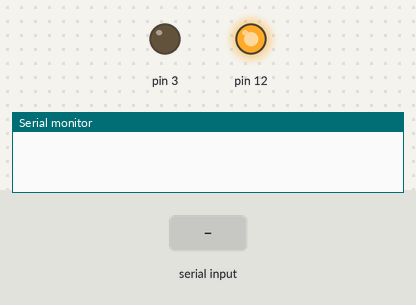
A sketch run on a simulated Arduino Uno, built with avr-gcc and run on an emulated ATmega328P. On the bench: output pins drawn as LEDs (lit = HIGH), the last lines printed to the serial monitor. The inputs (shaded band) are chosen by the test bench.

Above: at 1.2 s.
1.3 s: "bell\n" received over Serial
At 1.7 s:
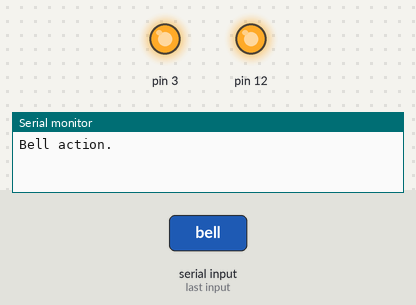
3.3 s: "1\n" received over Serial
Timing chart, 0 to 6.3 s (numbered marks = the images above; inputs shaded):
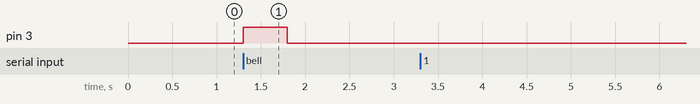

The sketch:

solenoid_sketch.ino
```cpp
const int BUFFER_SIZE = 100;
char buffer[BUFFER_SIZE];

int action(char *str)
{
  if(strcmp(str, "bell") == 0)
  {
    Serial.println("Bell action.");
    digitalWrite(3, HIGH);
    delay(500);
    digitalWrite(3, LOW);
    return 1;
  }
  else
    Serial.println("Unrecognised command.\n");
    return 0;
}

void setup()
{
  memset(buffer, '\0', sizeof(buffer));

  pinMode(3, OUTPUT); /* Solenoid PWM */
  pinMode(12, OUTPUT); /* Solenoid Direction */
  digitalWrite(12, HIGH);

  Serial.begin(115200);
}

void loop()
{
  if( Serial.available() )
  {
    int nread = Serial.readBytesUntil('\n', buffer, BUFFER_SIZE - 1);
    //buffer[nread - 1] = '\0'; /* strip newline */
    //Serial.println(buffer);
    action(buffer);
    memset(buffer, '\0', nread);
  }
}
```

Measured:
- after the input at 1.3 s, pin 3: LOW → HIGH at once, → LOW 0.50 s later
